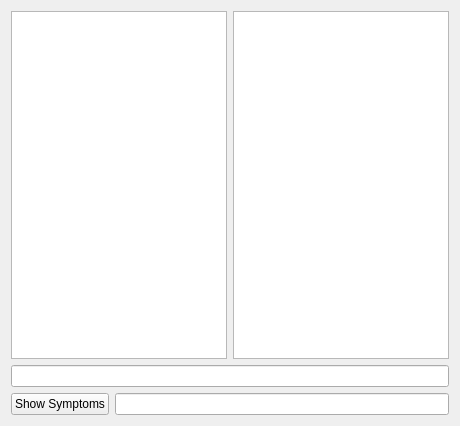
<?xml version="1.0" encoding="UTF-8"?>
<ui version="4.0">
 <class>gui</class>
 <widget class="QWidget" name="gui">
  <property name="geometry">
   <rect>
    <x>0</x>
    <y>0</y>
    <width>460</width>
    <height>426</height>
   </rect>
  </property>
  <property name="windowTitle">
   <string>gui</string>
  </property>
  <layout class="QVBoxLayout" name="verticalLayout">
   <item>
    <layout class="QHBoxLayout" name="horizontalLayout_2">
     <item>
      <widget class="QListWidget" name="listWidget_disorder"/>
     </item>
     <item>
      <widget class="QListWidget" name="listWidget_symptoms"/>
     </item>
    </layout>
   </item>
   <item>
    <widget class="QLineEdit" name="lineEdit_search_symptom"/>
   </item>
   <item>
    <layout class="QHBoxLayout" name="horizontalLayout">
     <item>
      <widget class="QPushButton" name="pushButton_symptoms">
       <property name="text">
        <string>Show Symptoms</string>
       </property>
      </widget>
     </item>
     <item>
      <widget class="QLineEdit" name="lineEdit_disorder_input"/>
     </item>
    </layout>
   </item>
  </layout>
 </widget>
 <resources/>
 <connections/>
</ui>
